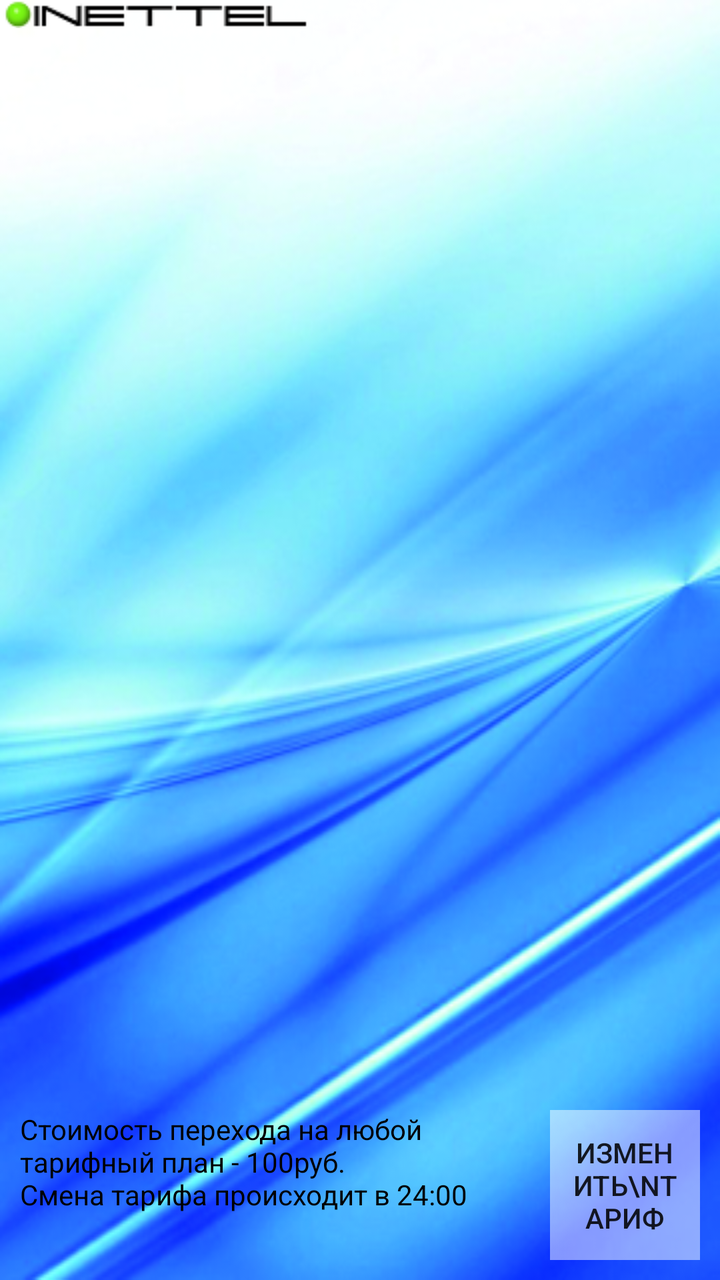
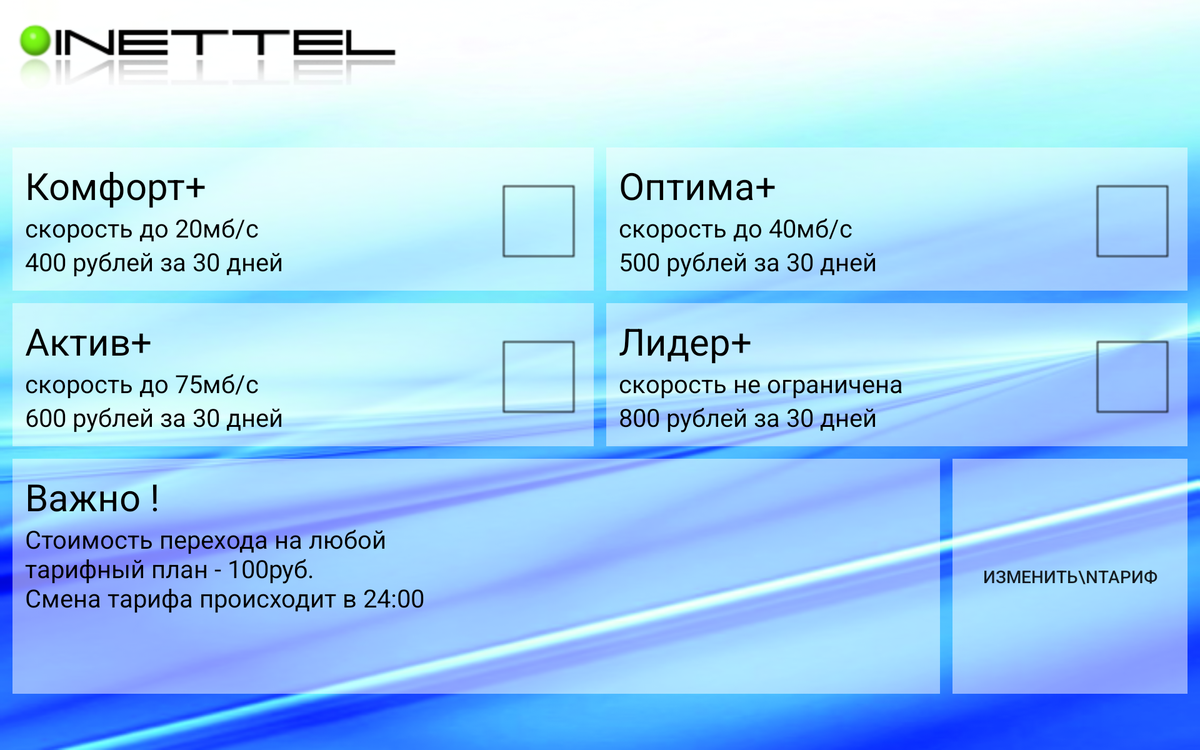

The same Android screen from two of the app's own layout files: first res/layout/ as a phone draws it, then the author's variant for another configuration, drawn on a device whose configuration selects that folder. Both files follow.
<!-- AndroidManifest.xml: fallback theme Theme.MaterialComponents.DayNight.NoActionBar -->
<!-- res/layout/tariffs_layout.xml -->
<?xml version="1.0" encoding="utf-8"?>
<RelativeLayout
        android:orientation="vertical"
        android:layout_width="fill_parent"
        android:layout_height="fill_parent"
        xmlns:android="http://schemas.android.com/apk/res/android" android:background="@drawable/backv">

    <ImageView
            android:layout_width="wrap_content"
            android:layout_height="wrap_content"
            android:id="@+id/imageView" android:background="@drawable/inettel_s" android:layout_alignParentLeft="true"
            android:layout_marginLeft="0dp" android:layout_alignParentTop="true" android:layout_marginTop="0dp"/>
    <ListView
            android:layout_width="match_parent"
            android:layout_height="wrap_content"
            android:id="@+id/lvTariffs"
            android:layout_weight="1"
            android:layout_marginLeft="10dp" android:layout_marginRight="10dp"
            android:layout_alignParentLeft="false"
            android:choiceMode="singleChoice" android:layout_marginBottom="5dp" android:layout_centerVertical="true"/>

    <LinearLayout
            android:orientation="horizontal"
            android:layout_width="fill_parent"
            android:layout_height="wrap_content" android:layout_alignParentLeft="false" android:layout_marginLeft="10dp"
            android:layout_alignParentTop="false"
            android:layout_marginRight="10dp" android:layout_alignParentBottom="true"
            android:layout_marginBottom="10dp" android:id="@+id/linearLayout">
        <TextView
                android:layout_width="wrap_content"
                android:layout_height="match_parent"
                android:text="@string/tariff_info"
                android:id="@+id/textView" android:layout_weight="1" style="@style/text2"/>
        <Button
                android:layout_width="75dp"
                android:layout_height="75dp"
                android:id="@+id/btnOk"
                android:onClick="onBtnChangeTariffClick" android:text="Изменить\nтариф"
                android:background="@drawable/button_background"/>
    </LinearLayout>

</RelativeLayout>
<!-- resources referenced by this layout -->
<resources>
  <!-- drawable backv: png bitmap (drawable, 514911 bytes) -->
  <!-- drawable button_background (drawable) -->
  <?xml version="1.0" encoding="utf-8"?>
  <selector xmlns:android="http://schemas.android.com/apk/res/android">
      <item android:drawable="@drawable/button_pressed" android:state_pressed="true" />
      <item android:drawable="@drawable/button" android:state_focused="true" />
      <item android:drawable="@drawable/button" />
  </selector>
  <!-- drawable inettel_s: png bitmap (drawable, 1118 bytes) -->
  <string name="tariff_info">Стоимость перехода на любой\nтарифный план - 100руб.\nСмена тарифа происходит в 24:00</string>
  <style name="text2">
          <item name="android:textSize">14dp</item>
          <item name="android:textColor">#000000</item>
      </style>
  <!-- drawable button_pressed: png bitmap (drawable, 145 bytes) -->
  <!-- drawable button: png bitmap (drawable, 147 bytes) -->
</resources>
<!-- res/layout-large-land/tariffs_layout.xml (the author's variant of the layout above) -->
<!-- drawn on a 7-inch tablet turned sideways -->
<?xml version="1.0" encoding="utf-8"?>
<RelativeLayout
        android:orientation="vertical"
        android:layout_width="fill_parent"
        android:layout_height="fill_parent"
        xmlns:android="http://schemas.android.com/apk/res/android" android:background="@drawable/backv">

    <ImageView
            android:layout_width="wrap_content"
            android:layout_height="wrap_content"
            android:id="@+id/imageView" android:layout_alignParentTop="true" android:layout_alignParentLeft="true"
            android:layout_alignParentStart="true" android:background="@drawable/inettel"
            android:layout_marginLeft="10dp"/>
    <LinearLayout
            android:orientation="horizontal"
            android:layout_width="fill_parent"
            android:layout_height="wrap_content" android:id="@+id/llTariffGroup1"
            android:layout_above="@+id/llTarifGroup2" android:layout_marginLeft="10dp"
            android:layout_marginRight="10dp" android:layout_marginBottom="10dp">
        <LinearLayout
                android:orientation="horizontal"
                android:layout_width="0dp"
                android:layout_height="wrap_content"
                android:background="@drawable/button"
                android:id="@+id/llTariff1" android:layout_above="@+id/llTariff2"
                android:layout_weight="1" android:layout_marginRight="5dp">
            <LinearLayout
                    android:orientation="vertical"
                    android:layout_width="wrap_content"
                    android:layout_height="wrap_content" android:layout_weight="1">
                <TextView
                        android:layout_width="wrap_content"
                        android:layout_height="wrap_content"
                        android:text="Комфорт+"
                        android:id="@+id/tvTariffName1" style="@style/text1L"/>
                <TextView
                        android:layout_width="wrap_content"
                        android:layout_height="wrap_content"
                        android:text="скорость до 20мб/с"
                        android:id="@+id/tvTariffSpeed1" style="@style/text2L"/>
                <TextView
                        android:layout_width="wrap_content"
                        android:layout_height="wrap_content"
                        android:text="400 рублей за 30 дней"
                        android:id="@+id/tvTariffPrice1" style="@style/text2L"/>
            </LinearLayout>
            <CheckBox
                    android:layout_width="wrap_content"
                    android:layout_height="match_parent"
                    android:id="@+id/cbTariff1" android:checked="false"
                    android:enabled="true" android:button="@drawable/check_box64x64" android:onClick="onCbClick"/>
        </LinearLayout>
        <LinearLayout
                android:orientation="horizontal"
                android:layout_width="0dp"
                android:layout_height="wrap_content"
                android:background="@drawable/button" android:id="@+id/llTariff2"
                android:layout_centerVertical="true"
                android:layout_above="@+id/llTariff3" android:layout_weight="1" android:layout_marginLeft="5dp">
            <LinearLayout
                    android:orientation="vertical"
                    android:layout_width="wrap_content"
                    android:layout_height="wrap_content" android:layout_weight="1">
                <TextView
                        android:layout_width="wrap_content"
                        android:layout_height="wrap_content"
                        android:text="Оптима+"
                        android:id="@+id/tvTariffName2" style="@style/text1L"/>
                <TextView
                        android:layout_width="wrap_content"
                        android:layout_height="wrap_content"
                        android:text="скорость до 40мб/с"
                        android:id="@+id/tvTariffSpeed2" style="@style/text2L"/>
                <TextView
                        android:layout_width="wrap_content"
                        android:layout_height="wrap_content"
                        android:text="500 рублей за 30 дней"
                        android:id="@+id/tvTariffPrice2" style="@style/text2L"/>
            </LinearLayout>
            <CheckBox
                    android:layout_width="wrap_content"
                    android:layout_height="match_parent"
                    android:id="@+id/cbTariff2" android:checked="false"
                    android:enabled="true" android:button="@drawable/check_box64x64" android:onClick="onCbClick"/>
        </LinearLayout>
    </LinearLayout>


    <LinearLayout
            android:orientation="horizontal"
            android:layout_width="fill_parent"
            android:layout_height="wrap_content" android:id="@+id/llTarifGroup2" android:layout_centerVertical="true"
            android:layout_marginLeft="10dp" android:layout_marginRight="10dp">
        <LinearLayout
                android:orientation="horizontal"
                android:layout_width="0dp"
                android:layout_height="wrap_content"
                android:background="@drawable/button" android:id="@+id/llTariff3"
                android:layout_centerVertical="true"
                android:layout_weight="1" android:layout_marginRight="5dp">
            <LinearLayout
                    android:orientation="vertical"
                    android:layout_width="wrap_content"
                    android:layout_height="wrap_content" android:layout_weight="1">
                <TextView
                        android:layout_width="wrap_content"
                        android:layout_height="wrap_content"
                        android:text="Актив+"
                        android:id="@+id/tvTariffName3" style="@style/text1L"/>
                <TextView
                        android:layout_width="wrap_content"
                        android:layout_height="wrap_content"
                        android:text="скорость до 75мб/с"
                        android:id="@+id/tvTariffSpeed3" style="@style/text2L"/>
                <TextView
                        android:layout_width="wrap_content"
                        android:layout_height="wrap_content"
                        android:text="600 рублей за 30 дней"
                        android:id="@+id/tvTariffPrice3" style="@style/text2L"/>
            </LinearLayout>
            <CheckBox
                    android:layout_width="wrap_content"
                    android:layout_height="match_parent"
                    android:id="@+id/cbTariff3" android:checked="false"
                    android:enabled="true" android:button="@drawable/check_box64x64" android:onClick="onCbClick"/>
        </LinearLayout>
        <LinearLayout
                android:orientation="horizontal"
                android:layout_width="0dp"
                android:layout_height="wrap_content"
                android:background="@drawable/button" android:id="@+id/llTariff4"
                android:layout_centerVertical="true" android:layout_below="@+id/llTariff3"
                android:layout_weight="1" android:layout_marginLeft="5dp">
            <LinearLayout
                    android:orientation="vertical"
                    android:layout_width="wrap_content"
                    android:layout_height="wrap_content" android:layout_weight="1">
                <TextView
                        android:layout_width="wrap_content"
                        android:layout_height="wrap_content"
                        android:text="Лидер+"
                        android:id="@+id/tvTariffName4" style="@style/text1L"/>
                <TextView
                        android:layout_width="wrap_content"
                        android:layout_height="wrap_content"
                        android:text="скорость не ограничена"
                        android:id="@+id/tvTariffSpeed4" style="@style/text2L"/>
                <TextView
                        android:layout_width="wrap_content"
                        android:layout_height="wrap_content"
                        android:text="800 рублей за 30 дней"
                        android:id="@+id/tvTariffPrice34" style="@style/text2L"/>
            </LinearLayout>
            <CheckBox
                    android:layout_width="wrap_content"
                    android:layout_height="match_parent"
                    android:id="@+id/cbTariff4" android:checked="false"
                    android:enabled="true" android:button="@drawable/check_box64x64" android:onClick="onCbClick"/>
        </LinearLayout>
    </LinearLayout>
    <Button
            android:layout_width="188dp"
            android:layout_height="188dp"
            android:text="Изменить\nтариф"
            android:id="@+id/btnChangeTariff"
            android:layout_weight="1"
            android:background="@drawable/button_background"
            android:layout_alignParentRight="true" android:layout_alignParentEnd="false"
            android:layout_marginRight="10dp"
            style="@style/buttonL" android:layout_below="@+id/llTarifGroup2" android:layout_marginBottom="0dp"
            android:layout_marginTop="10dp" android:onClick="onBtnOkClick"/>
    <LinearLayout
            android:orientation="vertical"
            android:layout_width="fill_parent"
            android:layout_height="wrap_content" android:id="@+id/llTariffInfo"
            android:background="@drawable/button"
            android:layout_below="@+id/llTarifGroup2" android:layout_toLeftOf="@+id/btnChangeTariff"
            android:layout_marginLeft="10dp"
            android:layout_marginRight="10dp" android:layout_marginTop="10dp"
            android:layout_alignBottom="@+id/btnChangeTariff">
        <TextView
                android:layout_width="wrap_content"
                android:layout_height="wrap_content"
                android:text="Важно !"
                android:id="@+id/textView2" style="@style/text1L"/>
        <TextView
                android:layout_width="match_parent"
                android:layout_height="wrap_content"
                android:text="@string/tariff_info"
                android:id="@+id/textView" android:layout_above="@+id/llTariff1"
                style="@style/text2L"/>
    </LinearLayout>
</RelativeLayout>
<!-- resources referenced by the variant -->
<!-- as a 7-inch tablet turned sideways resolves them -->
<resources>
  <!-- drawable backv: png bitmap (drawable, 514911 bytes) -->
  <!-- drawable button: png bitmap (drawable, 147 bytes) -->
  <!-- drawable button_background (drawable) -->
  <?xml version="1.0" encoding="utf-8"?>
  <selector xmlns:android="http://schemas.android.com/apk/res/android">
      <item android:drawable="@drawable/button_pressed" android:state_pressed="true" />
      <item android:drawable="@drawable/button" android:state_focused="true" />
      <item android:drawable="@drawable/button" />
  </selector>
  <!-- drawable check_box64x64 (drawable) -->
  <?xml version="1.0" encoding="utf-8"?>
  <selector xmlns:android="http://schemas.android.com/apk/res/android">
      <item android:state_checked="true" android:drawable="@drawable/cb_checked_64x64" />
      <item android:drawable="@drawable/cb64x64"/>
  
  </selector>
  <!-- drawable inettel: png bitmap (drawable, 4773 bytes) -->
  <string name="tariff_info">Стоимость перехода на любой\nтарифный план - 100руб.\nСмена тарифа происходит в 24:00</string>
  <style name="text1L">
          <item name="android:textSize">30dp</item>
          <item name="android:textColor">#000000</item>
      </style>
  <style name="text2L">
          <item name="android:textSize">20dp</item>
          <item name="android:textColor">#000000</item>
      </style>
  <!-- drawable button_pressed: png bitmap (drawable, 145 bytes) -->
  <!-- drawable cb_checked_64x64: png bitmap (drawable, 3890 bytes) -->
  <!-- drawable cb64x64: png bitmap (drawable, 262 bytes) -->
</resources>
